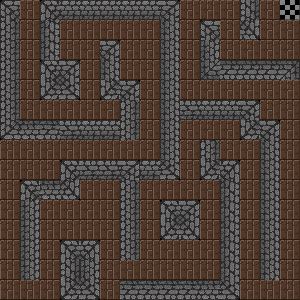

A level layout from a 2D game, rendered from its tile map. Below: a short description, then the map file with its tile-grid data intact:
An orthogonal 15x15 tile map with 20x20 px tiles, 2 tile layers (ground, walls), 3 tilesets and 37 objects (24x wall, 10x object, player, boss, end).

<map version="1.2" tiledversion="1.3.0" orientation="orthogonal" renderorder="right-down" compressionlevel="0" width="15" height="15" tilewidth="20" tileheight="20" infinite="0" nextlayerid="8" nextobjectid="48">
 <tileset firstgid="1" source="../ressource/ground.tsx" />
 <tileset firstgid="261" source="../ressource/structures.tsx" />
 <tileset firstgid="469" source="../ressource/decorations.tsx" />
 <layer id="5" name="ground" width="15" height="15">
  <data encoding="csv">
116,116,116,116,116,116,116,116,116,116,116,116,116,116,116,
116,116,116,116,116,116,116,116,116,116,116,116,116,116,116,
116,116,116,116,116,116,116,116,116,116,116,116,116,116,116,
116,116,116,116,116,116,116,116,116,116,116,116,116,116,116,
116,116,116,116,116,116,116,116,116,116,116,116,116,116,116,
116,116,116,116,116,116,116,116,116,116,116,116,116,116,116,
116,116,116,116,116,116,116,116,116,116,116,116,116,116,116,
116,116,116,116,116,116,116,116,116,116,116,116,116,116,116,
116,116,116,116,116,116,116,116,116,116,116,116,116,116,116,
116,116,116,116,116,116,116,116,116,116,116,116,116,116,116,
116,116,116,116,116,116,116,116,116,116,116,116,116,116,116,
116,116,116,116,116,116,116,116,116,116,116,116,116,116,116,
116,116,116,116,116,116,116,116,116,116,116,116,116,116,116,
116,116,116,116,116,116,116,116,116,116,116,116,116,116,116,
116,116,116,116,116,116,116,116,116,116,116,116,116,116,116
</data>
 </layer>
 <layer id="3" name="walls" width="15" height="15">
  <data encoding="csv">
294,0,348,295,295,295,295,295,347,0,0,0,360,0,29,
314,0,317,0,0,0,0,0,323,0,306,0,385,0,0,
314,0,317,0,0,347,0,0,323,0,361,0,0,0,0,
314,0,348,347,0,323,0,0,323,0,311,336,336,336,390,
314,0,320,319,0,320,451,0,323,0,0,0,0,0,0,
314,0,0,0,0,0,428,0,323,296,295,295,299,0,0,
366,367,424,296,295,295,428,0,323,0,0,0,272,299,0,
0,0,0,0,0,0,0,0,323,0,430,0,0,323,0,
0,0,0,348,296,296,347,295,319,0,328,353,0,323,0,
0,288,367,369,0,0,428,0,0,0,0,431,0,323,0,
0,343,0,0,0,0,428,0,450,451,0,431,0,323,0,
0,343,0,0,0,0,428,0,328,429,0,431,0,323,0,
0,343,0,288,357,0,428,0,0,0,0,431,0,323,0,
0,343,0,360,361,0,0,0,0,0,0,431,0,323,0,
0,0,0,328,329,0,424,424,424,424,425,329,0,0,0
</data>
 </layer>
 <objectgroup id="7" name="obstacles">
  <object id="5" name="wall" x="20" y="120" width="120" height="20" />
  <object id="6" name="player" x="20" y="41" width="20" height="20" />
  <object id="7" name="wall" x="0" y="-1" width="20" height="141" />
  <object id="8" name="wall" x="40" y="0" width="140" height="20" />
  <object id="9" name="wall" x="60" y="160" width="120" height="20" />
  <object id="10" name="wall" x="120" y="280" width="120" height="20" />
  <object id="11" name="wall" x="160" y="100" width="100" height="20" />
  <object id="12" name="wall" x="200" y="60" width="100" height="20" />
  <object id="13" name="wall" x="20" y="180" width="60" height="20" />
  <object id="14" name="wall" x="160" y="200" width="40" height="40" />
  <object id="15" name="wall" x="60" y="240" width="40" height="60" />
  <object id="16" name="wall" x="40" y="60" width="40" height="40" />
  <object id="17" name="wall" x="260" y="120" width="20" height="160" />
  <object id="18" name="wall" x="40" y="20" width="20" height="40" />
  <object id="19" name="wall" x="200" y="20" width="20" height="40" />
  <object id="20" name="wall" x="200" y="140" width="20" height="40" />
  <object id="21" name="wall" x="220" y="160" width="20" height="120" />
  <object id="22" name="wall" x="20" y="200" width="20" height="80" />
  <object id="23" name="wall" x="100" y="40" width="20" height="60" />
  <object id="24" name="wall" x="120" y="80" width="20" height="40" />
  <object id="25" name="wall" x="160" y="20" width="20" height="80" />
  <object id="26" name="wall" x="160" y="120" width="20" height="40" />
  <object id="27" name="wall" x="240" y="120" width="20" height="20" />
  <object id="28" name="wall" x="120" y="180" width="20" height="80" />
  <object id="29" name="wall" x="240" y="0" width="20" height="40" />
  <object id="31" name="object" x="280" y="285" width="10" height="10" />
  <object id="32" name="object" x="105" y="105" width="10" height="10" />
  <object id="33" name="object" x="65" y="25" width="10" height="10" />
  <object id="34" name="object" x="145" y="25" width="10" height="10" />
  <object id="35" name="object" x="125" y="65" width="10" height="10" />
  <object id="36" name="object" x="45" y="165" width="10" height="10" />
  <object id="37" name="object" x="105" y="285" width="10" height="10" />
  <object id="38" name="object" x="105" y="185" width="10" height="10" />
  <object id="39" name="object" x="205" y="185" width="10" height="10" />
  <object id="40" name="object" x="265" y="105" width="10" height="10" />
  <object id="42" name="boss" x="270" y="30" width="21" height="20" />
  <object id="46" name="end" x="280" y="0" width="20" height="20" />
 </objectgroup>
</map>
